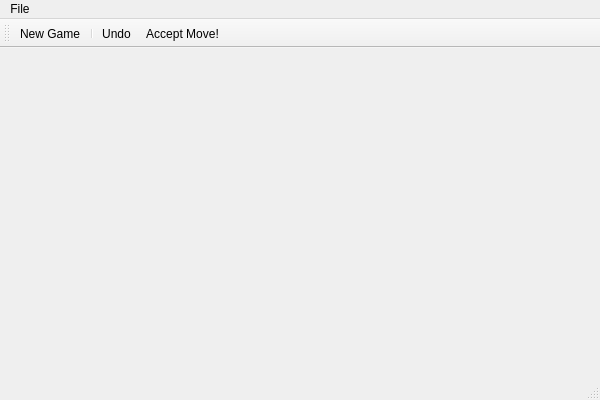
<?xml version="1.0" encoding="UTF-8"?>
<ui version="4.0">
 <class>TicTacToeClass</class>
 <widget class="QMainWindow" name="TicTacToeClass">
  <property name="geometry">
   <rect>
    <x>0</x>
    <y>0</y>
    <width>600</width>
    <height>400</height>
   </rect>
  </property>
  <property name="windowTitle">
   <string>TicTacToe</string>
  </property>
  <widget class="QWidget" name="centralWidget"/>
  <widget class="QStatusBar" name="statusBar"/>
  <widget class="QMenuBar" name="menuBar">
   <property name="geometry">
    <rect>
     <x>0</x>
     <y>0</y>
     <width>600</width>
     <height>21</height>
    </rect>
   </property>
   <widget class="QMenu" name="menuFile">
    <property name="title">
     <string>File</string>
    </property>
    <addaction name="actionAbout"/>
    <addaction name="separator"/>
    <addaction name="actionExit"/>
   </widget>
   <addaction name="menuFile"/>
  </widget>
  <widget class="QToolBar" name="toolBar">
   <property name="windowTitle">
    <string>toolBar</string>
   </property>
   <attribute name="toolBarArea">
    <enum>TopToolBarArea</enum>
   </attribute>
   <attribute name="toolBarBreak">
    <bool>false</bool>
   </attribute>
   <addaction name="actionNew_Game"/>
   <addaction name="separator"/>
   <addaction name="actionUndo"/>
   <addaction name="actionAccept_Move"/>
  </widget>
  <action name="actionAbout">
   <property name="text">
    <string>About...</string>
   </property>
  </action>
  <action name="actionExit">
   <property name="text">
    <string>Exit</string>
   </property>
  </action>
  <action name="actionNew_Game">
   <property name="text">
    <string>New Game</string>
   </property>
   <property name="toolTip">
    <string>New Game</string>
   </property>
  </action>
  <action name="actionUndo">
   <property name="text">
    <string>Undo</string>
   </property>
   <property name="toolTip">
    <string>Undo</string>
   </property>
  </action>
  <action name="actionAccept_Move">
   <property name="text">
    <string>Accept Move!</string>
   </property>
   <property name="toolTip">
    <string>Accept Move!</string>
   </property>
  </action>
 </widget>
 <layoutdefault spacing="6" margin="11"/>
 <resources>
  <include location="TicTacToe.qrc"/>
 </resources>
 <connections/>
</ui>
